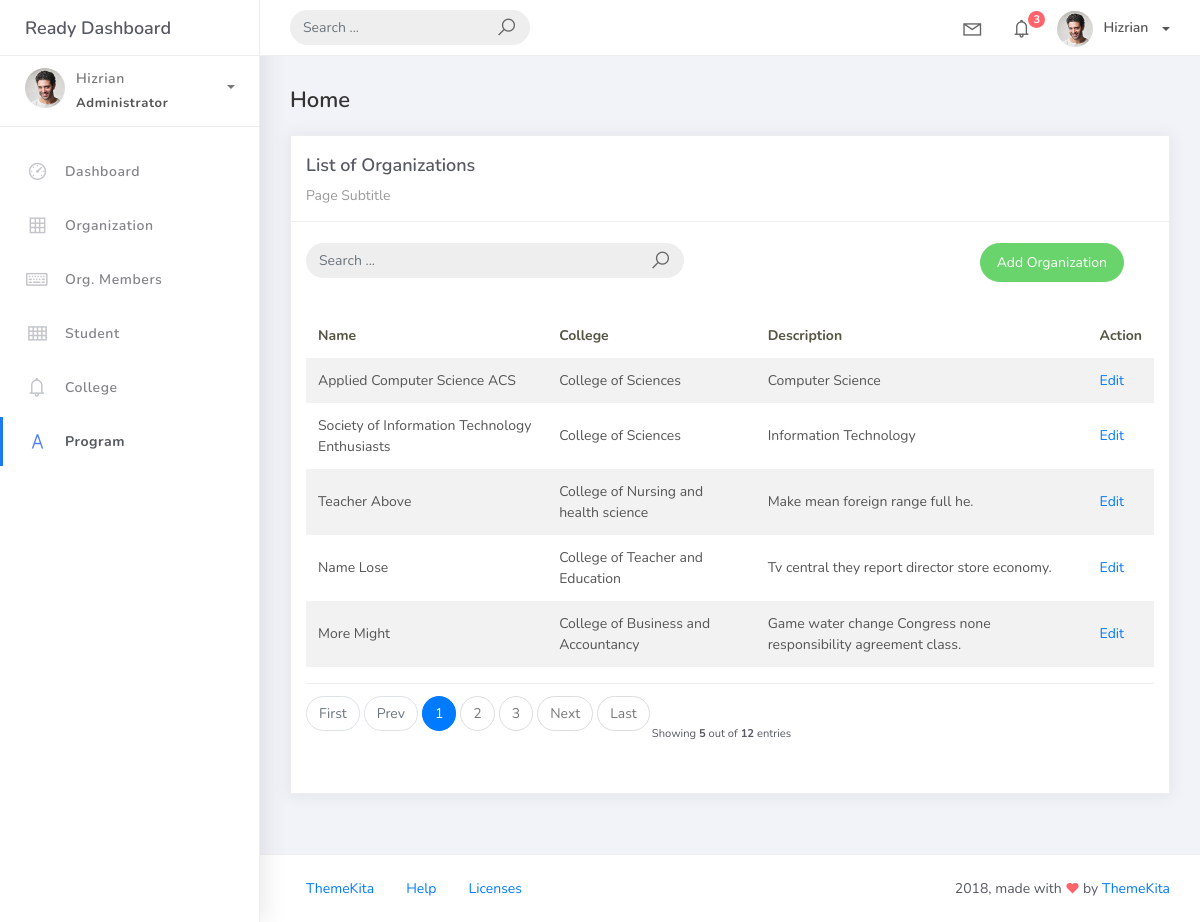
Screenshot of /organization_list with the database file from the repository.
### studentorg/models.py (models this page shows, shortened)
class BaseModel (models.Model):
    created_at = models.DateTimeField(auto_now_add=True, db_index=True)
    updated_at = models.DateTimeField(auto_now=True)
    class Meta:
        abstract = True

class Organization(BaseModel):
    name = models.CharField(max_length=250)
    college = models.ForeignKey(
        College, null=True, blank=True, on_delete=models.CASCADE)
    description = models.CharField(max_length=500)

class College(BaseModel):
    college_name = models.CharField(max_length=150)
    def __str__(self):
        return self.college_name

### studentorg/views.py (the view)
# urls.py: path('organization_list', OrganizationList.as_view(), name='organization-list'),
class OrganizationList(ListView):
    model = Organization
    context_object_name = 'organization'
    template_name  = 'org_list.html'
    paginate_by = 5
    def get_queryset(self, *args, **kwargs):
         qs = super(OrganizationList, self).get_queryset(*args, **kwargs)
         if self.request.GET.get("q") != None:
             query = self.request.GET.get('q')
             qs = qs = qs.filter(Q(name__icontains=query) |
                           Q(description__icontains=query) | Q(college__college_name__icontains=query))
         return qs

### templates/org_list.html
{% extends 'base.html' %} {%load static %}  {% block content %}
<div class="content">
    <div class="container-fluid">
        <h4 class="page-title">Home</h4>
        <div class="row">
            <div class="col-md-12">
                <div class="card">
                    <div class="card-header">
                        <div class="card-title">List of Organizations</div>
                        <div class="card-category">Page Subtitle</div>
                    </div>
                    <br />
                            <div class="col-md-12 row">
                                <div class="col-md-6">
                                    <form class="navbar-left navbar-form nav-search mr-md-3" action="{% url 'organization-list' %}">
                                      <div class="input-group">
                                        <input type="text" placeholder="Search ..." class="form-control" name="q" />
                                        <div class="input-group-append">
                                        <span class="input-group-text">
                                            <i class="la la-search search-icon"></i>
                                        </span>
                                        </div>
                                      </div>
                                    </form>
                                </div>
                                <div class="col-md-6">
                                    <div class="pull-right">
                                        <a href="{% url 'organization-add' %}" class="btn btn-success btn-rounded">Add Organization</a>
                                    </div>
                                </div>
                            </div>
                    <div class="card-body">
                        <table class="table table-striped mt-3">
                            <thead>
                                <tr>
                                    <th scope="col">Name</th>
                                    <th scope="col">College</th>
                                    <th scope="col">Description</th>
                                    <th scope="col">Action</th>
                                </tr>
                            </thead>
                            <tbody>
                                {% for object in object_list %}
                                <tr>
                                    <td>{{ object.name}}</td>
                                    <td>{{ object.college }}</td>
                                    <td>{{ object.description }}</td>
                                    <td><a href="organization_list/{{ object.id }}">Edit</a></td>
                                </tr>
                                {% empty %}
                                <tr>
                                    <td colspan="4" style="text-align: center">
                                        <p class="text-sm font-weight-bold mb-0">No Records Found</p>
                                    </td>
                                </tr>
                                {% endfor %}
                            </tbody>
                        </table>
                        {% include 'includes/pagination.html' %}
                    </div>
                </div>
            </div>
        </div>
    </div>
</div>
{% endblock %}

### rows the page displays
Organization: name "Applied Computer Science ACS", college "College of Sciences", description "Computer Science"
Organization: name "Society of Information Technology Enthusiasts", college "College of Sciences", description "Information Technology"
Organization: name "Teacher Above", college "College of Nursing and health science", description "Make mean foreign range full he."
Organization: name "Name Lose", college "College of Teacher and Education", description "Tv central they report director store economy."
Organization: name "More Might", college "College of Business and Accountancy", description "Game water change Congress none responsibility agreement class."

### other values shown
{{ page_num }} "1"
{{ page_num }} "2" "3"
{{ object_list.count }} "5"
{{ paginator.count }} "12"
